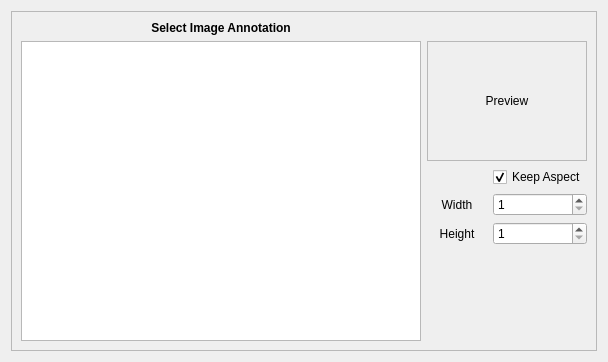
<?xml version="1.0" encoding="UTF-8"?>
<ui version="4.0">
 <class>ImageAnnotationSelectDialog</class>
 <widget class="QDialog" name="ImageAnnotationSelectDialog">
  <property name="geometry">
   <rect>
    <x>0</x>
    <y>0</y>
    <width>604</width>
    <height>357</height>
   </rect>
  </property>
  <property name="windowTitle">
   <string>Select Image Annotation</string>
  </property>
  <layout class="QGridLayout" name="gridLayout_2">
   <item row="1" column="0">
    <widget class="QFrame" name="frame">
     <property name="frameShape">
      <enum>QFrame::StyledPanel</enum>
     </property>
     <property name="frameShadow">
      <enum>QFrame::Plain</enum>
     </property>
     <layout class="QGridLayout" name="gridLayout">
      <item row="0" column="0">
       <widget class="QLabel" name="l1">
        <property name="sizePolicy">
         <sizepolicy hsizetype="MinimumExpanding" vsizetype="Fixed">
          <horstretch>0</horstretch>
          <verstretch>0</verstretch>
         </sizepolicy>
        </property>
        <property name="font">
         <font>
          <weight>75</weight>
          <bold>true</bold>
         </font>
        </property>
        <property name="text">
         <string>Select Image Annotation</string>
        </property>
        <property name="alignment">
         <set>Qt::AlignCenter</set>
        </property>
       </widget>
      </item>
      <item row="1" column="0" rowspan="7">
       <widget class="QTreeView" name="pDirTreeView">
        <property name="sizePolicy">
         <sizepolicy hsizetype="MinimumExpanding" vsizetype="MinimumExpanding">
          <horstretch>0</horstretch>
          <verstretch>0</verstretch>
         </sizepolicy>
        </property>
        <property name="minimumSize">
         <size>
          <width>400</width>
          <height>300</height>
         </size>
        </property>
        <property name="toolTip">
         <string>Browse for Images</string>
        </property>
       </widget>
      </item>
      <item row="1" column="1" colspan="2">
       <widget class="QLabel" name="pPreview">
        <property name="sizePolicy">
         <sizepolicy hsizetype="Preferred" vsizetype="Preferred">
          <horstretch>0</horstretch>
          <verstretch>0</verstretch>
         </sizepolicy>
        </property>
        <property name="minimumSize">
         <size>
          <width>160</width>
          <height>120</height>
         </size>
        </property>
        <property name="baseSize">
         <size>
          <width>80</width>
          <height>60</height>
         </size>
        </property>
        <property name="toolTip">
         <string>Preview</string>
        </property>
        <property name="frameShape">
         <enum>QFrame::StyledPanel</enum>
        </property>
        <property name="text">
         <string>Preview</string>
        </property>
        <property name="alignment">
         <set>Qt::AlignCenter</set>
        </property>
       </widget>
      </item>
      <item row="3" column="1">
       <widget class="QLabel" name="l2">
        <property name="font">
         <font>
          <weight>50</weight>
          <bold>false</bold>
         </font>
        </property>
        <property name="text">
         <string>Width</string>
        </property>
        <property name="alignment">
         <set>Qt::AlignCenter</set>
        </property>
       </widget>
      </item>
      <item row="3" column="2">
       <widget class="QSpinBox" name="pWidth">
        <property name="toolTip">
         <string>Image Width</string>
        </property>
        <property name="minimum">
         <number>1</number>
        </property>
        <property name="maximum">
         <number>9999</number>
        </property>
       </widget>
      </item>
      <item row="4" column="1">
       <widget class="QLabel" name="l3">
        <property name="font">
         <font>
          <weight>50</weight>
          <bold>false</bold>
         </font>
        </property>
        <property name="text">
         <string>Height</string>
        </property>
        <property name="alignment">
         <set>Qt::AlignCenter</set>
        </property>
       </widget>
      </item>
      <item row="4" column="2">
       <widget class="QSpinBox" name="pHeight">
        <property name="toolTip">
         <string>Image Height</string>
        </property>
        <property name="minimum">
         <number>1</number>
        </property>
        <property name="maximum">
         <number>9999</number>
        </property>
       </widget>
      </item>
      <item row="6" column="1">
       <spacer name="verticalSpacer">
        <property name="orientation">
         <enum>Qt::Vertical</enum>
        </property>
        <property name="sizeHint" stdset="0">
         <size>
          <width>34</width>
          <height>36</height>
         </size>
        </property>
       </spacer>
      </item>
      <item row="2" column="2">
       <widget class="QCheckBox" name="pAspect">
        <property name="toolTip">
         <string>Maintain Aspect Ratio</string>
        </property>
        <property name="text">
         <string>Keep Aspect</string>
        </property>
        <property name="checked">
         <bool>true</bool>
        </property>
       </widget>
      </item>
     </layout>
    </widget>
   </item>
  </layout>
 </widget>
 <resources/>
 <connections/>
</ui>
